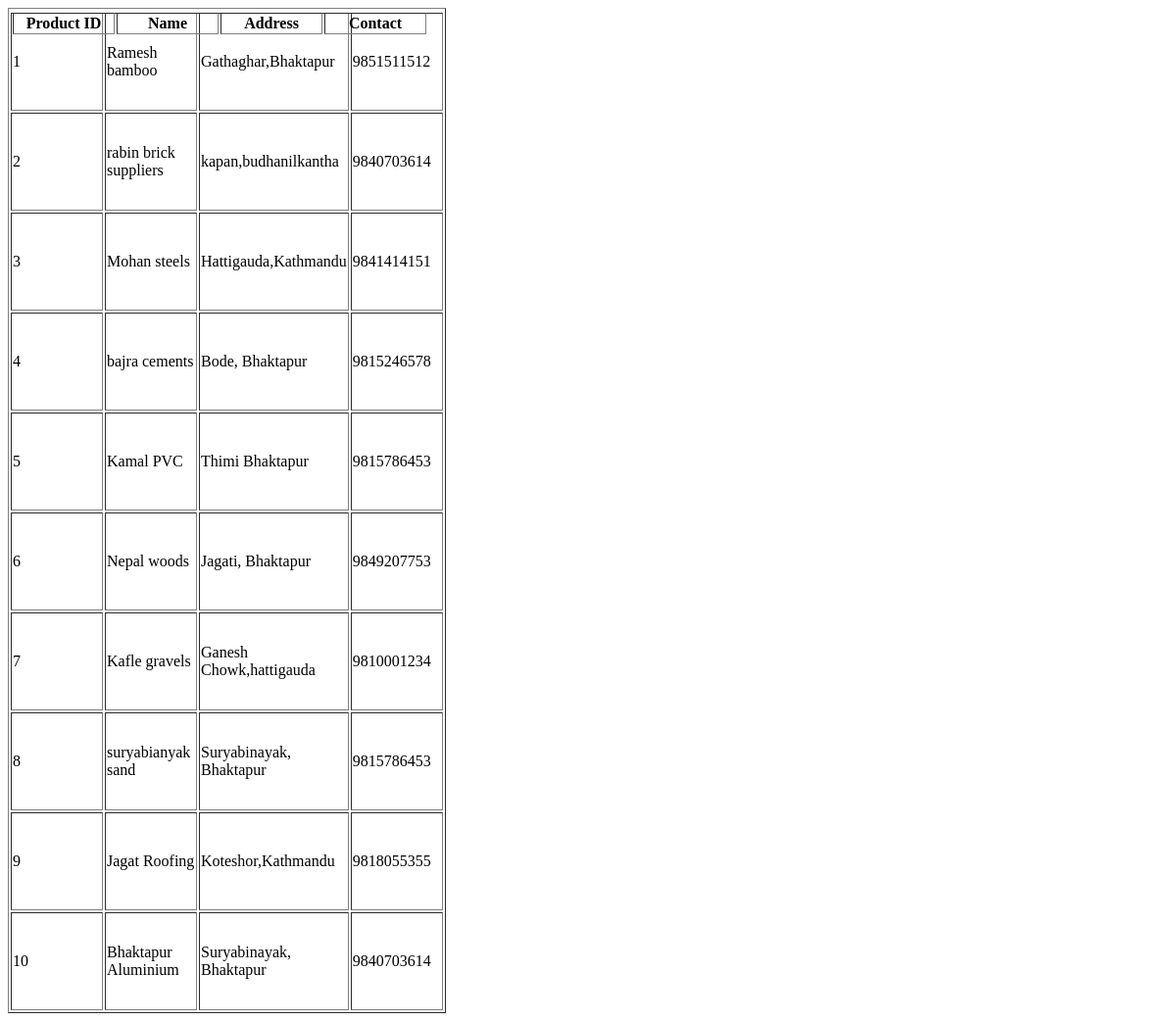
Page /new.php on the committed database.
### tables this page shows
CREATE TABLE `suppliers` (
  `supplier_id` int(11) NOT NULL,
  `name` varchar(100) NOT NULL,
  `address` varchar(100) NOT NULL,
  `contact` varchar(11) NOT NULL
);

### new.php (the view, shortened to what this page needs)
<?php
include 'php/config.php';
$query = "SELECT * FROM suppliers";
$result = mysqli_query($con, $query);
if (mysqli_num_rows($result) > 0) {
    echo '<table border="1">';
    echo '<tr class="fixed-table"><th>Product ID</th><th>Name</th><th>Address</th><th>Contact</th></tr>';
    while ($row = mysqli_fetch_assoc($result)) {
        echo '<tr class="scrollable-table">';
        echo '<td>' . $row['supplier_id'] . '</td>';
        echo '<td>' . $row['name'] . '</td>';
        echo '<td>' . $row['address'] . '</td>';
        echo '<td>' . $row['contact'] . '</td>';
        echo '</tr>';
    }
    echo '</table>';
} else {
    echo 'No records found.';
}
?>

### new.php (style rules this page uses)
.scrollable-table { height: 100px; overflow: auto; }
.fixed-table { position: fixed; }
th { width: 100px; }
td { width: 90px; }

### rows in the picture
suppliers: supplier_id "1", name "Ramesh bamboo", address "Gathaghar,Bhaktapur", contact "9851511512"
suppliers: supplier_id "2", name "rabin brick suppliers", address "kapan,budhanilkantha", contact "9840703614"
suppliers: supplier_id "3", name "Mohan steels", address "Hattigauda,Kathmandu", contact "9841414151"
suppliers: supplier_id "4", name "bajra cements", address "Bode, Bhaktapur", contact "9815246578"
suppliers: supplier_id "5", name "Kamal PVC", address "Thimi Bhaktapur", contact "9815786453"
suppliers: supplier_id "6", name "Nepal woods", address "Jagati, Bhaktapur", contact "9849207753"
suppliers: supplier_id "7", name "Kafle gravels", address "Ganesh Chowk,hattigauda", contact "9810001234"
suppliers: supplier_id "8", name "suryabianyak sand", address "Suryabinayak, Bhaktapur", contact "9815786453"
suppliers: supplier_id "9", name "Jagat Roofing", address "Koteshor,Kathmandu", contact "9818055355"
suppliers: supplier_id "10", name "Bhaktapur Aluminium", address "Suryabinayak, Bhaktapur", contact "9840703614"
